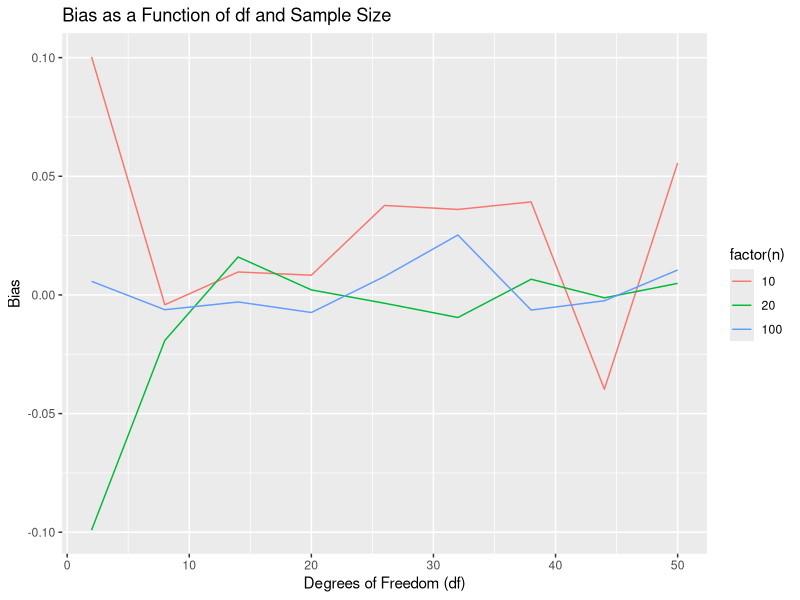
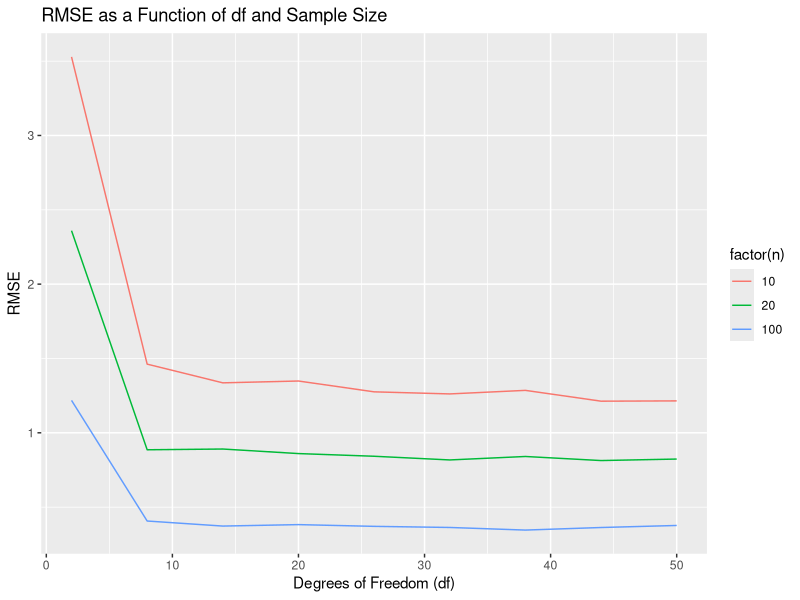
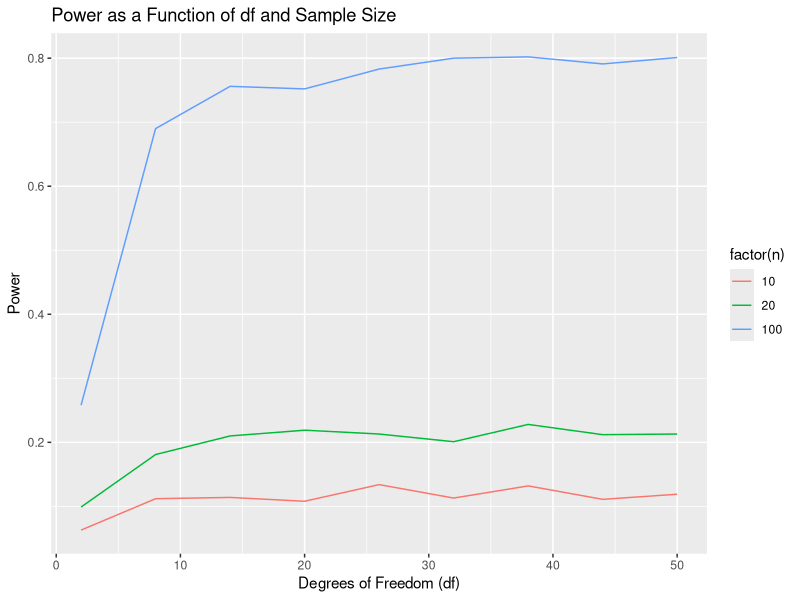
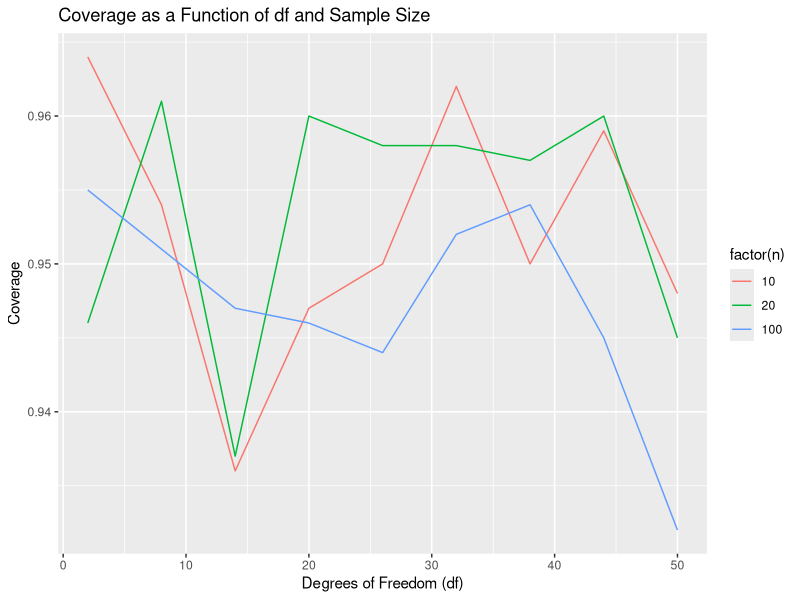

Write the R code that produced these figures, in order. (Note: a time limit stopped this script after it produced the figures.)
## ---- chunk 1
library(ggplot2)
## ---- chunk 2
# simulate data for a linear model with **t-distributed** errors
sim_fun_t <- function(n = 100, 
                      slope = 1, 
                      sd = 1, 
                      intercept = 0, 
                      df = 10) {
  x <- runif(n)
  errors <- sd * rt(n, df = df)
  y <- intercept + slope * x + errors
  data.frame(x, y)
}
## ---- chunk 3
run_simulation <- function(n = 100, 
                           true_slope = 1, 
                           sd = 1, 
                           intercept = 0, 
                           df = 10, 
                           alpha = 0.05, 
                           n_sim = 1000) {
  slopes <- numeric(n_sim)
  p_values <- numeric(n_sim)
  coverage <- numeric(n_sim)
  
  for (i in 1:n_sim) {
    # Simulate data with t-distributed errors
    data <- sim_fun_t(n, slope = true_slope, sd = sd, intercept = intercept, df = df)
    
    # Fit a linear regression model
    m <- lm(y ~ x, data = data)
    
    # Extract the estimated slope, p-value, and confidence interval for the slope
    slopes[i] <- coef(m)[2]
    p_values[i] <- coef(summary(m))[2, "Pr(>|t|)"]
    conf_int <- confint(m)[2, ]
    
    # Check whether the confidence interval contains the true slope (for coverage calculation)
    coverage[i] <- (conf_int[1] < true_slope & true_slope < conf_int[2])
  }
  
  # # Compute the bias (average difference between estimated and true slope)
  bias <- mean(slopes - true_slope)
  
  # Compute the root mean squared error (RMSE) of the slope estimates
  rmse <- sqrt(mean((slopes - true_slope)^2))
  
  # Compute the power (proportion of times p-value is less than alpha)
  power <- mean(p_values < alpha)
  
  # Compute the coverage (proportion of times the confidence interval contains the true slope)
  coverage_prob <- mean(coverage)
  
  # Return a data frame with the results for the current simulation
  data.frame(df = df, n = n, bias = bias, rmse = rmse, power = power, coverage = coverage_prob)
}
## ---- chunk 4
df_values <- seq(2, 50, by = 6)
n_values <- c(10, 20, 100)

# Run the simulation for all combinations of df and n
results <- do.call(rbind, lapply(n_values, function(n) {
  do.call(rbind, lapply(df_values, function(df) {
    run_simulation(n = n, df = df)
  }))
}))
## ---- chunk 5
# Bias as a Function of Degrees of Freedom and Sample Size
ggplot(results, aes(x = df, y = bias, color = factor(n))) +
  geom_line() +
  labs(title = "Bias as a Function of df and Sample Size", x = "Degrees of Freedom (df)", y = "Bias")
## ---- chunk 6
# RMSE as a Function of Degrees of Freedom and Sample Size
ggplot(results, aes(x = df, y = rmse, color = factor(n))) +
  geom_line() +
  labs(title = "RMSE as a Function of df and Sample Size", x = "Degrees of Freedom (df)", y = "RMSE")
## ---- chunk 7
# Power as a Function of Degrees of Freedom and Sample Size
ggplot(results, aes(x = df, y = power, color = factor(n))) +
  geom_line() +
  labs(title = "Power as a Function of df and Sample Size", x = "Degrees of Freedom (df)", y = "Power")
## ---- chunk 8
# Coverage as a Function of Degrees of Freedom and Sample Size
ggplot(results, aes(x = df, y = coverage, color = factor(n))) +
  geom_line() +
  labs(title = "Coverage as a Function of df and Sample Size", x = "Degrees of Freedom (df)", y = "Coverage")
## ---- chunk 9
run_simulation_with_shapiro <- function(n = 100, 
                                        true_slope = 1, 
                                        sd = 1, 
                                        intercept = 0, 
                                        df = 10, 
                                        alpha = 0.05, 
                                        n_sim = 1000) {
    slopes <- numeric(n_sim)
    p_values <- numeric(n_sim)
    coverage <- numeric(n_sim)
    shapiro_p_values <- numeric(n_sim)
    
    for (i in 1:n_sim) {
        data <- sim_fun_t(n, 
                          slope = true_slope, 
                          sd = sd, 
                          intercept = intercept, 
                          df = df)
        m <- lm(y ~ x, data = data)
        slopes[i] <- coef(m)[2]
        p_values[i] <- coef(summary(m))[2, "Pr(>|t|)"]
        conf_int <- confint(m)[2, ]
        coverage[i] <- (conf_int[1] < true_slope & true_slope < conf_int[2])
        
        # Shapiro-Wilk test for normality of residuals
        shapiro_p_values[i] <- shapiro.test(resid(m))$p.value
    }
    
    bias <- mean(slopes - true_slope)
    rmse <- sqrt(mean((slopes - true_slope)^2))
    power <- mean(p_values < alpha)
    coverage_prob <- mean(coverage)
    shapiro_power <- mean(shapiro_p_values < alpha)
    
    data.frame(df = df, n = n, bias = bias, rmse = rmse, power = power, coverage = coverage_prob, shapiro_power = shapiro_power)
}
## ---- chunk 10
results_SW <- do.call(rbind, lapply(n_values, function(n) {
  do.call(rbind, lapply(df_values, function(df) {
    run_simulation_with_shapiro(n = n, df = df)
  }))
}))
## ---- chunk 11
# Plotting the power of the Shapiro-Wilk test
ggplot(results_SW, aes(x = df, 
                       y = shapiro_power, 
                       color = factor(n))) +
  geom_line() +
  labs(title = "Power of Shapiro-Wilk Test as a Function of df and Sample Size",
       x = "Degrees of Freedom (df)", y = "Shapiro-Wilk Test Power")
